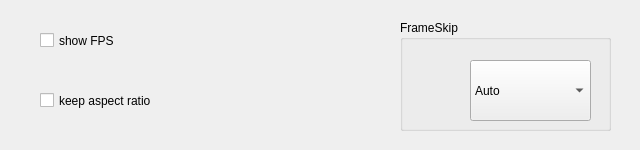
<?xml version="1.0" encoding="UTF-8"?>
<ui version="4.0">
 <class>videosettingsClass</class>
 <widget class="QWidget" name="videosettingsClass">
  <property name="geometry">
   <rect>
    <x>0</x>
    <y>0</y>
    <width>640</width>
    <height>150</height>
   </rect>
  </property>
  <property name="windowTitle">
   <string>videosettings</string>
  </property>
  <widget class="QGroupBox" name="frameskipgroupBox">
   <property name="geometry">
    <rect>
     <x>400</x>
     <y>20</y>
     <width>211</width>
     <height>111</height>
    </rect>
   </property>
   <property name="styleSheet">
    <string notr="true"/>
   </property>
   <property name="title">
    <string>FrameSkip</string>
   </property>
   <widget class="QComboBox" name="frameSkipBox">
    <property name="geometry">
     <rect>
      <x>70</x>
      <y>40</y>
      <width>121</width>
      <height>61</height>
     </rect>
    </property>
    <item>
     <property name="text">
      <string>Auto</string>
     </property>
    </item>
    <item>
     <property name="text">
      <string>1</string>
     </property>
    </item>
    <item>
     <property name="text">
      <string>2</string>
     </property>
    </item>
    <item>
     <property name="text">
      <string>3</string>
     </property>
    </item>
    <item>
     <property name="text">
      <string>4</string>
     </property>
    </item>
    <item>
     <property name="text">
      <string>5</string>
     </property>
    </item>
    <item>
     <property name="text">
      <string>6</string>
     </property>
    </item>
    <item>
     <property name="text">
      <string>7</string>
     </property>
    </item>
    <item>
     <property name="text">
      <string>8</string>
     </property>
    </item>
   </widget>
  </widget>
  <widget class="QCheckBox" name="showFPS">
   <property name="geometry">
    <rect>
     <x>40</x>
     <y>20</y>
     <width>321</width>
     <height>41</height>
    </rect>
   </property>
   <property name="text">
    <string>show FPS</string>
   </property>
   <property name="checkable">
    <bool>true</bool>
   </property>
   <property name="checked">
    <bool>false</bool>
   </property>
  </widget>
  <widget class="QCheckBox" name="aspectratio">
   <property name="geometry">
    <rect>
     <x>40</x>
     <y>80</y>
     <width>321</width>
     <height>41</height>
    </rect>
   </property>
   <property name="text">
    <string>keep aspect ratio</string>
   </property>
   <property name="checkable">
    <bool>true</bool>
   </property>
   <property name="checked">
    <bool>false</bool>
   </property>
  </widget>
 </widget>
 <layoutdefault spacing="6" margin="11"/>
 <resources/>
 <connections/>
</ui>
